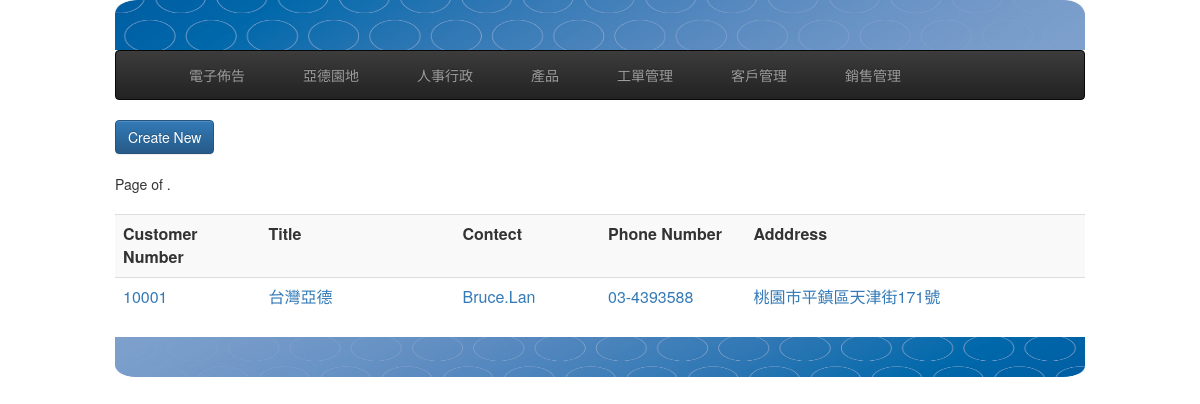
Before: /customers/ with the older database file.
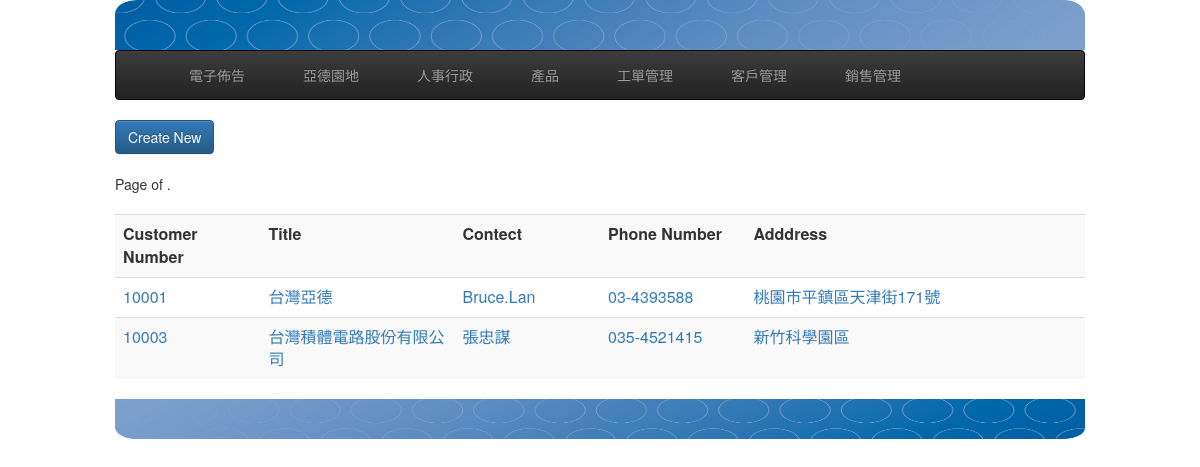
After: the same page with the newer database file.
### customers/models.py (models this page shows, shortened)
class Customer(models.Model):
    sap_no = models.CharField(primary_key=True, max_length=18) # SAP客尸編號 -9223372036854775808 to 9223372036854775807
    title = models.CharField(max_length=36, null=False, blank=False)
    address = models.CharField(max_length=100, null=True, blank=True)
    contact = models.CharField(max_length=100, null=True, blank=True)
    phone = models.CharField(max_length=100, null=True, blank=True)
    phone_ext = models.CharField(max_length=100, null=True, blank=True)
    faxno = models.CharField(max_length=100, null=True, blank=True)
    email = models.EmailField(max_length=100, null=True, blank=True)
    invalid = models.BooleanField(default=False)#作廢
    create_at = models.DateTimeField(auto_now_add=True, auto_now =False)
    modify = models.DateTimeField(auto_now_add=False, auto_now =True)
    def get_absolute_url(self):
        return reverse( "customers:detail", kwargs={"pk": self.sap_no} )

### customers/views.py (the view)
class CustomerList(ListView):
    model = Customer

### templates/customers/customer_list.html (shortened to what this page needs)
{% extends "base.html" %}
{% load staticfiles %}
{% block content  %}
<div>
    <span ><a href="/customers/create" class="btn btn-primary">Create New</a></span>
</div>
  <div class="pagination">
      <span class="step-links">
          <span class="current">
              Page {{ queryset.number }} of {{ queryset.paginator.num_pages }}.
          </span>
      </span>
  </div>
<div>
<div>
<table class="table table-striped" >
  <tr>
    <th width="15%">Customer Number</th>
    <th width="20%">Title</th>
    <th width="15%">Contect</th>
    <th width="15%">Phone Number</th>
    <th >Adddress</th>
  </tr>
{% for record in object_list %}
  <tr>
    <td><a href='{{ record.get_absolute_url }}'>{{ record.sap_no }}</a></td>
    <td><a href='{{ record.get_absolute_url }}'>{{ record.title | truncatechars:30 }}</a></td>
    <td><a href='{{ record.get_absolute_url }}'>{{ record.contact }}</a></td>
    <td><a href='{{ record.get_absolute_url }}'>{{ record.phone }}</a></td>
    <td><a href='{{ record.get_absolute_url }}'>{{ record.address | truncatechars:30 }}</a></td>
  </tr>
{% endfor %}
</table>
<div>
{% endblock content %}

### templates/base.html (shortened to what this page needs)
{% load staticfiles %}
<html>
    <head>
        <link rel="stylesheet" href="{% static 'css/bootstrap.min.css' %}" />
        <link rel="stylesheet" href="{% static 'css/bootstrap-theme.min.css' %}" />
    </head>
    <body>
        <div class="col-sm-10 col-sm-offset-1">
            <div>
              <span>
                <img src="{% static 'img/alder_upline.jpg' %}" width="100%" height="50"/>
              </span>
            </div>
            <nav class="navbar navbar-inverse">
              <div class="container-fluid">
                  <div class="collapse navbar-collapse">
                      <ul class="nav navbar-nav">
                          <li  class="">
                              <a href="/posts">
                                <span class="glyphicon glyphion-cd" aria-hidden="true">&nbsp; 電子佈告</span>
                              </a>
                          </li>
                          <li  class="">
                              <a href="#">
                                <span class="glyphicon glyphion-cd" aria-hidden="true">&nbsp; 亞德園地</span>
                              </a>
                          </li>
                          <li  class="">
                              <a href="/employees">
                                <span class="glyphicon glyphion-cd" aria-hidden="true">&nbsp; 人事行政</span>
                              </a>
                          </li>
                          <li  class="">
                              <a href="/products">
                                <span class="glyphicon glyphion-cd" aria-hidden="true">&nbsp; 產品</span>
                              </a>
                          </li>
                          <li  class="">
                              <a href="/workorders">
                                <span class="glyphicon glyphion-cd" aria-hidden="true">&nbsp; 工單管理</span>
                              </a>
                          </li>
                          <li  class="">
                              <a href="/customers">
                                <span class="glyphicon glyphion-cd" aria-hidden="true">&nbsp; 客戶管理</span>
                              </a>
                          </li>
                          <li  class="">
                              <a href="#">
                                <span class="glyphicon glyphion-cd" aria-hidden="true">&nbsp; 銷售管理</span>
                              </a>
                          </li>
                      </ul>
                  </div>
              </div>
            </nav>
            {% block content %}
            {% endblock content %}
                {% block footer %}
                <div>
                    <img src="{% static 'img/footer_line.jpg' %}" width="100%" height="40"/>
                {% endblock footer %}
    </body>
</html>

Changed rows visible on the page:
added Customer: sap_no "10003", title "台灣積體電路股份有限公司", contact "張忠謀", phone "035-4521415", address "新竹科學園區"
